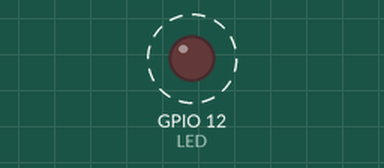
This sketch was run on a simulated ESP32. Shown: output pins drawn as LEDs (lit = HIGH). Dashed ring = blinking.

Above: at 0.5 s.
Timing chart, 0 to 4.6 s (numbered marks = the images above):
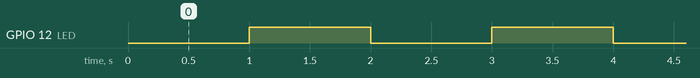

The sketch:

esp32-timer.ino
```cpp
#define LED  12  // The digital pin to which a led is connected.
#define C_TIME 1000000 //Time in us
hw_timer_t *My_timer = NULL;

void IRAM_ATTR onTimer(){
  digitalWrite(LED, !digitalRead(LED));
}
void setup() {
  //Pin Setup
  pinMode(LED, OUTPUT);
  Serial.begin(115200);

  My_timer = timerBegin(0, 80, true); //Timer initializer
  //0: hw timer number (ESP32 has 4 hw timers available
  //80: time divider. ESP32 clk 80MHz so we set evry tick to 1 us
  //true: counter shoud increment

  timerAttachInterrupt(My_timer, &onTimer, true);//Attach Interrupt

  timerAlarmWrite(My_timer, C_TIME, true);
  //C_TIME: number of microseconds after which the interrupt should occour
  //true: timer counter will reload after interrupt

  timerAlarmEnable(My_timer); //Just Enable
}
void loop() {
  delay(10);
}
```

Measured:
- by itself, GPIO 12 (LED): alternates HIGH for 1.0 s and LOW for 1.0 s
